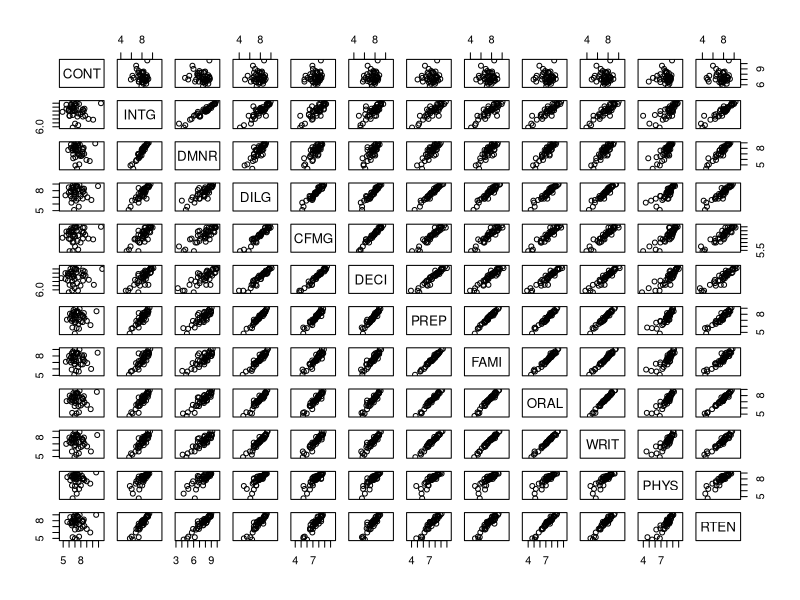

Reproduce this figure in R. (Note: this script raises an error after producing the figure.)
library(psych)
judge <- USJudgeRatings
head(judge)
pairs(judge, asp = 1)
factanal(judge, factors = 4, rotation = "none")
#contact with layers cannot be explained at all; first factor is the combination of all qualities; second factor is again a combination, but a smaller one of some of their qualities
factanal(judge, factors = 5, rotation = "none")
#fifth factor is the number of contacts to lawyers
factanal(judge, factors = 4, rotation = "varimax")
#similar results as the previous factor analysis

factanal(judge, factors = 2, rotation = "none")
fa(judge,nfactors=2,rotate="none")
judgecomp <- principal(judge, nfactors = 2, rotate="none")
plot(judgecomp$values,type="b")
#2 factors are the optimal variant, with the first one explaining 95% of the variability
fa.diagram(judgecomp, simple = FALSE)

bf <- bfi
head(bfi)
bf.princomp <- principal(bf, nfactors = 8, rotate = "none")
plot(bf.princomp$values, type="b")
#looks like 8 factors or less are most optimal
fa(bf, nfactors = 8, rotate = "none")
#8 factors look like too much judging my the proportion explained; we can try with 6 factors
fa(bf, nfactors = 6, rotate = "none")
fa.parallel(bf)
#this analysis reports that 7 or less is optimal
fa(bf, nfactors = 4, rotate = "none")
